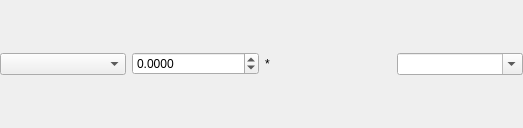
<?xml version="1.0" encoding="UTF-8"?>
<ui version="4.0">
 <class>CopyFilterGUIRow</class>
 <widget class="QWidget" name="CopyFilterGUIRow">
  <property name="geometry">
   <rect>
    <x>0</x>
    <y>0</y>
    <width>523</width>
    <height>128</height>
   </rect>
  </property>
  <property name="windowTitle">
   <string notr="true"/>
  </property>
  <layout class="QHBoxLayout" name="horizontalLayout" stretch="0,0,0,0">
   <property name="leftMargin">
    <number>0</number>
   </property>
   <property name="topMargin">
    <number>0</number>
   </property>
   <property name="rightMargin">
    <number>0</number>
   </property>
   <property name="bottomMargin">
    <number>0</number>
   </property>
   <item>
    <widget class="QComboBox" name="modeComboBox"/>
   </item>
   <item>
    <widget class="ValueScrubBox" name="factorSpinBox">
     <property name="decimals">
      <number>4</number>
     </property>
     <property name="minimum">
      <double>-99.989999999999995</double>
     </property>
     <property name="singleStep">
      <double>0.100000000000000</double>
     </property>
    </widget>
   </item>
   <item>
    <widget class="QLabel" name="asteriskLabel">
     <property name="text">
      <string notr="true">*</string>
     </property>
    </widget>
   </item>
   <item>
    <widget class="QComboBox" name="channelComboBox">
     <property name="editable">
      <bool>true</bool>
     </property>
    </widget>
   </item>
  </layout>
 </widget>
 <customwidgets>
  <customwidget>
   <class>ValueScrubBox</class>
   <extends>QDoubleSpinBox</extends>
   <header>Editor/widgets/ValueScrubBox.h</header>
  </customwidget>
 </customwidgets>
 <resources/>
 <connections/>
</ui>
